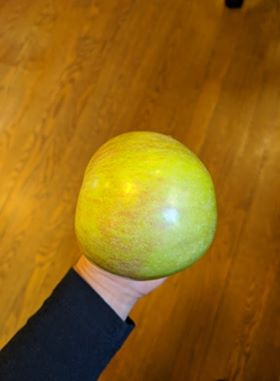
#> input picture images/apple.jpg, 280 x 381 px; its folder holds only this picture in this run
$ python calibrate.py --pi_name ../images
#> lines starting #> are read from the running program, lines starting #| are printed output that depends on the picture
import cv2
import numpy as np
import glob
import PIL
import argparse
from tqdm import tqdm
from PIL import ExifTags
from PIL import Image
#============================================
# Camera calibration
#============================================

# # construct the argument parse and parse the arguments
ap = argparse.ArgumentParser()
ap.add_argument("-p", "--pi_name",
	help="Name of Pi we are calibrating, e.g. 'Pi3'. Make sure this folder exists in the current directory.", required=True)
args = vars(ap.parse_args())
pi_num = args.get("pi_name")
# if pi_num is None:
# 	pi_num = "Pi3"

#Define size of chessboard target
chessboard_size = (9,6)

#Define arrays to save detected points
obj_points = [] #3D points in real world space
img_points = [] #3D points in image plane

#Prepare grid and points to display
objp = np.zeros((np.prod(chessboard_size),3),dtype=np.float32)
objp[:,:2] = np.mgrid[0:chessboard_size[0], 0:chessboard_size[1]].T.reshape(-1,2)

#read images
calibration_paths = glob.glob(pi_num + '/images/*')

#Iterate over images to find intrinsic matrix
for image_path in tqdm(calibration_paths):
    #Load image
    image = cv2.imread(image_path)
#> image is the input picture: shape (381, 280, 3); mean B, G, R 22.3, 101.7, 144.7
    gray_image = cv2.cvtColor(image, cv2.COLOR_BGR2GRAY)
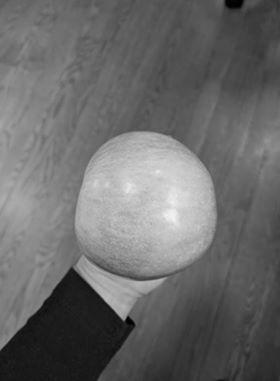
#> gray_image: shape (381, 280); min 0, max 243, mean 105.5
    print("Image loaded, analyzing...")
    #find chessboard corners
    ret,corners = cv2.findChessboardCorners(gray_image, chessboard_size, None)
#> ret = False; corners = None
    if ret == True:
        print("Chessboard detected!")
        print(image_path)
        #define criteria for subpixel accuracy
        criteria = (cv2.TERM_CRITERIA_EPS + cv2.TERM_CRITERIA_MAX_ITER, 30, 0.001)
        #refine corner location (to subpixel accuracy) based on criteria.
        cv2.cornerSubPix(gray_image, corners, (5,5), (-1,-1), criteria)
        obj_points.append(objp)
        img_points.append(corners)


    #Calibrate camera
#> (the run stopped early here; a loop or call above may not have finished)

$ run again, on images/colorcalibrate.jpg
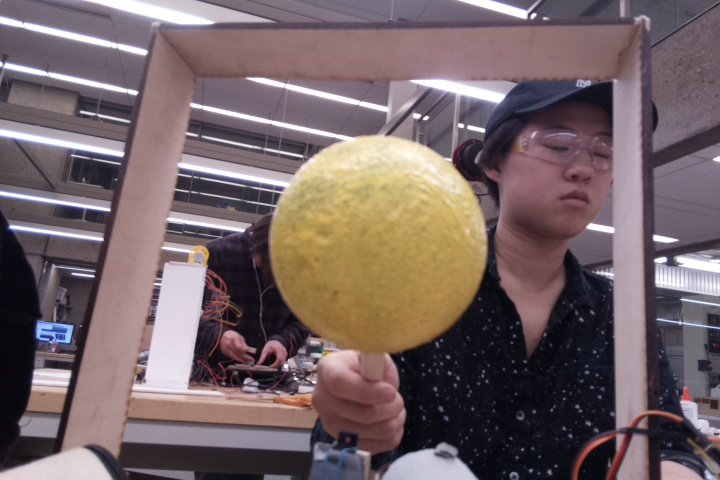
#> input picture images/colorcalibrate.jpg, 720 x 480 px
#> image is the input picture: shape (480, 720, 3); mean B, G, R 102.2, 100.9, 117
#> `gray_image = cv2.cvtColor(image, cv2.COLOR_BGR2GRAY)`:
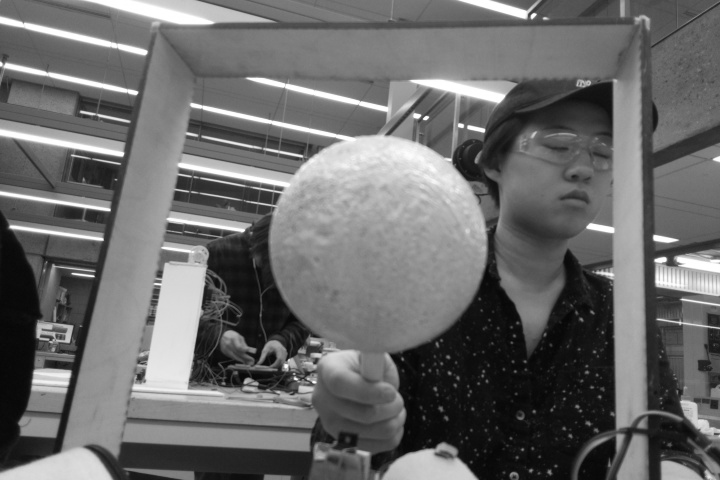
#> gray_image: shape (480, 720); min 5, max 255, mean 105.9
#> ret = False; corners = None

$ run again, on images/test.png
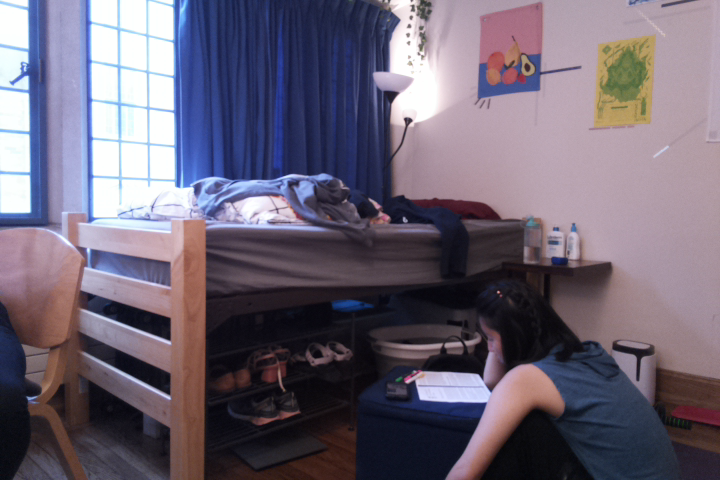
#> input picture images/test.png, 720 x 480 px
#> image is the input picture: shape (480, 720, 3); mean B, G, R 116.3, 100.4, 109.1
#> `gray_image = cv2.cvtColor(image, cv2.COLOR_BGR2GRAY)`:
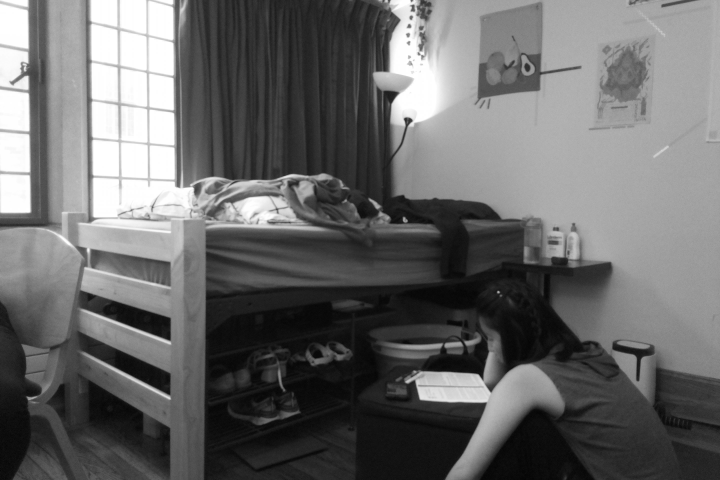
#> gray_image: shape (480, 720); min 4, max 255, mean 104.8
#> ret = False; corners = None
